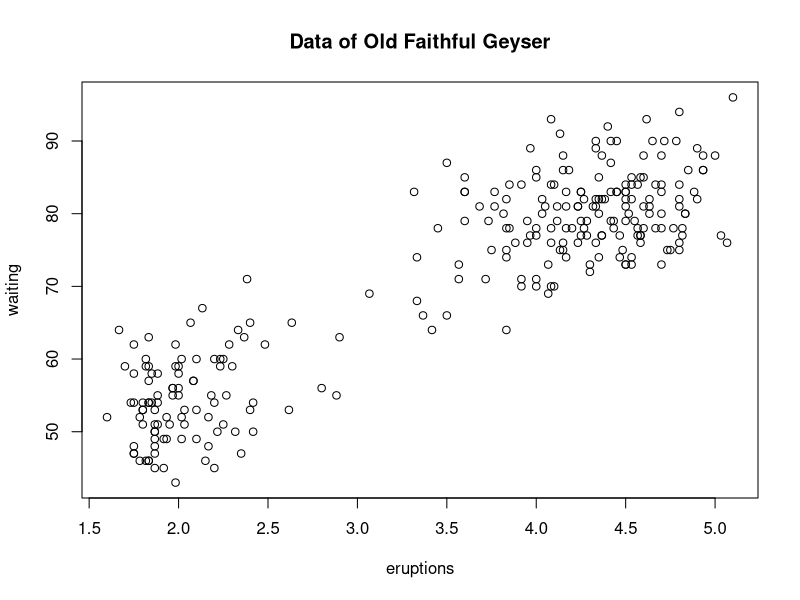
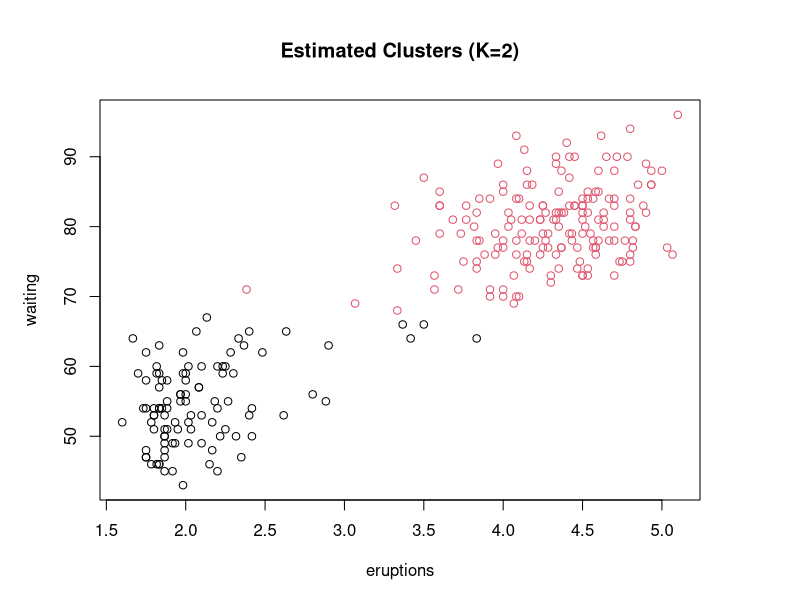
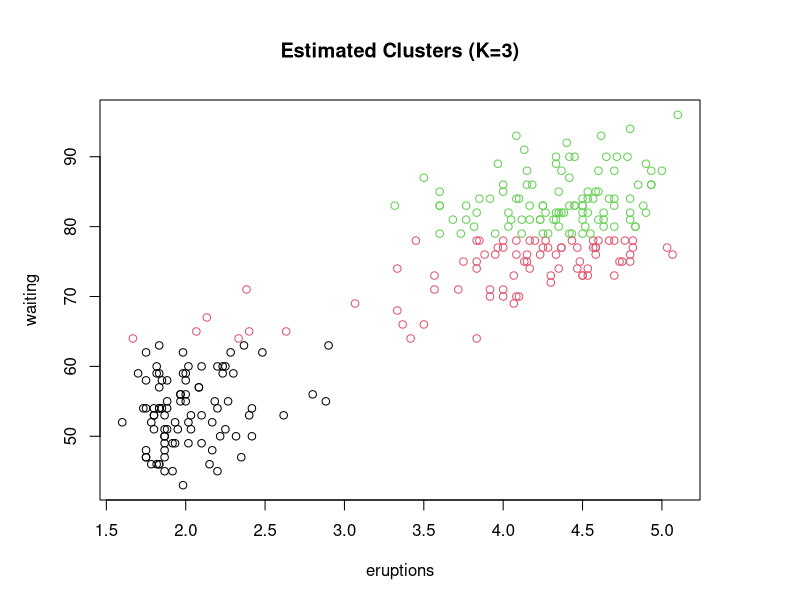
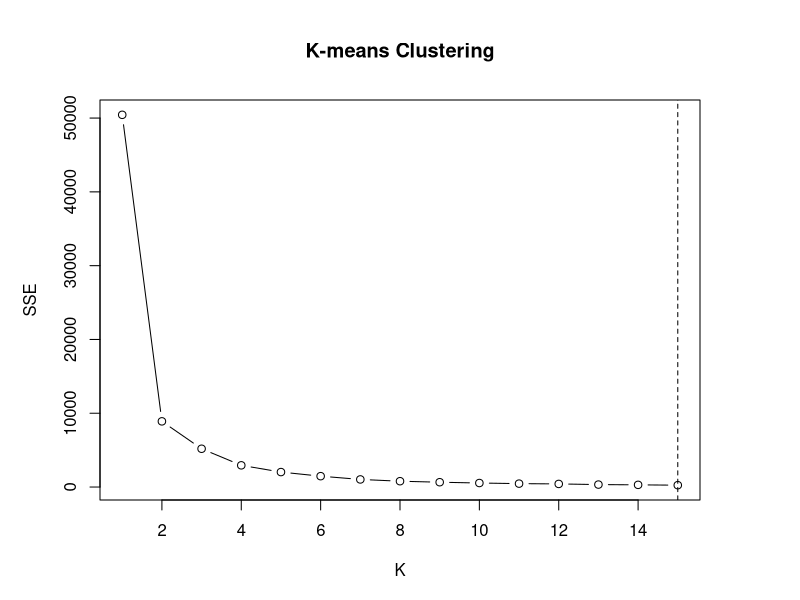
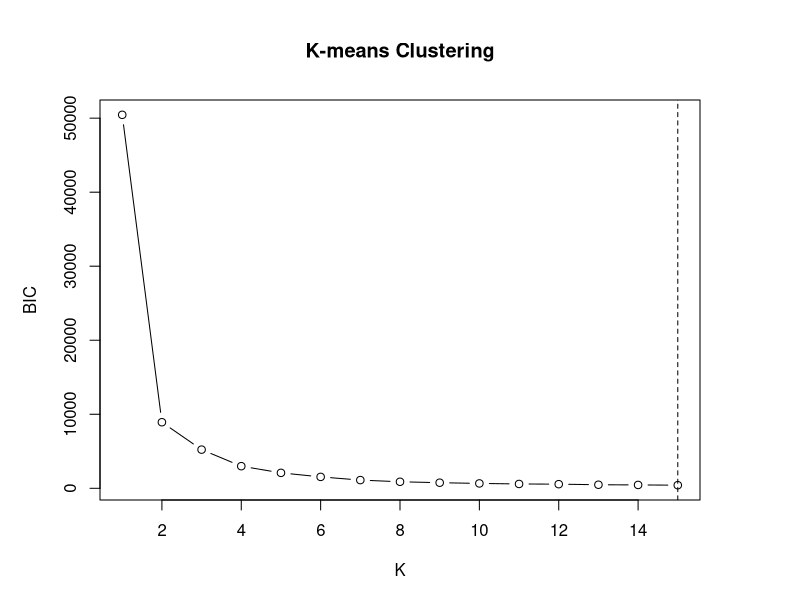
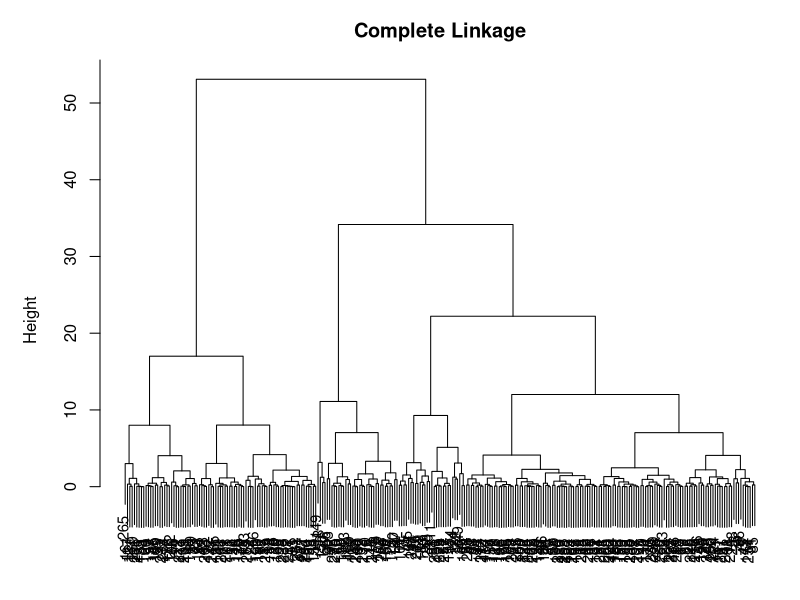
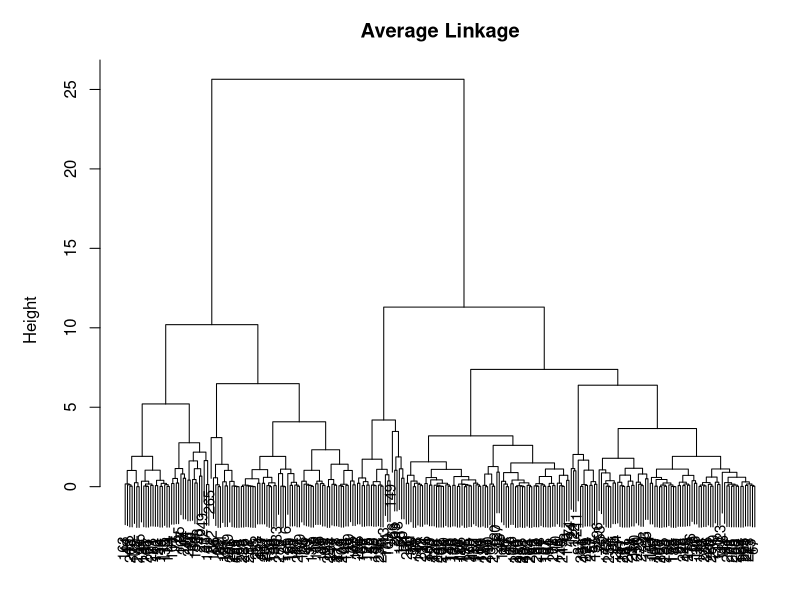
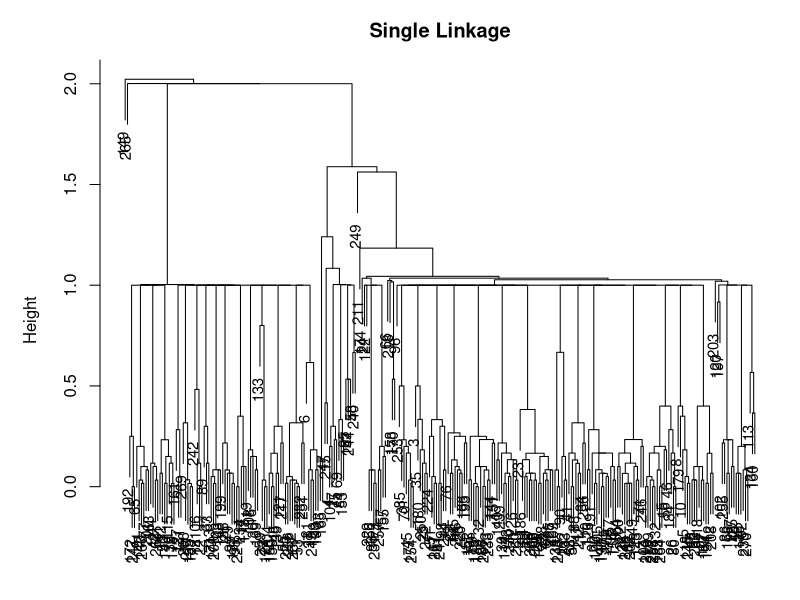

R code for these plots, in order:
# Chapter 17 Assignment
rm(list=ls())

# 17.1 K-Means clustering on iris data
data(iris)
kfit  <- kmeans(iris[,-5], 3, nstart=20)
(table    <- table(Predicted=kfit$cluster, Actual=iris$Species))
(accuracy <- sum(diag(table)) / sum(table))

# 17.2 Clustering on faithful geyser data
data(faithful)
# (1) Scatter plot
plot(faithful, main="Data of Old Faithful Geyser")
par(mar=c(5,5,5,5))
# (2) K=2 clustering, display results
fit <- kmeans(faithful, 2)
plot(faithful, col=fit$cluster, main="Estimated Clusters (K=2)")
# (3) K=3 clustering, display results
fit <- kmeans(faithful, 3)
plot(faithful, col=fit$cluster, main="Estimated Clusters (K=3)")
# (4) Select K via elbow rule
SSE <- numeric(15)
set.seed(1)
for (k in 1:15) {
  fit    <- kmeans(faithful, k, nstart=20)
  SSE[k] <- fit$tot.withinss
}
plot(1:15, SSE, xlab="K", type="b", main="K-means Clustering")
abline(v=which.min(SSE), lty=2)
# (5) Select K via BIC criterion
BIC <- SSE + 2 * log(272) * (1:15)
plot(1:15, BIC, xlab="K", type="b", main="K-means Clustering")
abline(v=which.min(SSE), lty=2)

# 17.3 Hierarchical clustering on faithful data
# (1) Complete linkage dendrogram
hc_complete <- hclust(dist(faithful), method="complete")
par(mar=c(1,5,3,1))
plot(hc_complete, main="Complete Linkage", cex=0.9, xlab="", sub="")
# (2) Average linkage dendrogram
hc_average <- hclust(dist(faithful), method="average")
plot(hc_average, main="Average Linkage", cex=0.9, xlab="", sub="")
# (3) Single linkage dendrogram
hc_single <- hclust(dist(faithful), method="single")
plot(hc_single, main="Single Linkage", cex=0.9, xlab="", sub="")
# (4) Centroid linkage dendrogram
hc_centroid <- hclust(dist(faithful), method="centroid")
plot(hc_centroid, main="Centroid Linkage", cex=0.9, xlab="", sub="")
# (5) Which linkage method is worst?
# Single linkage appears to be the worst
# (6) For complete linkage with K=2, display clustering result as scatter plot
fit <- cutree(hc_complete, k=2)
plot(faithful, col=fit, main="Data of Old Faithful Geyser")
par(mar=c(5,5,5,5))
